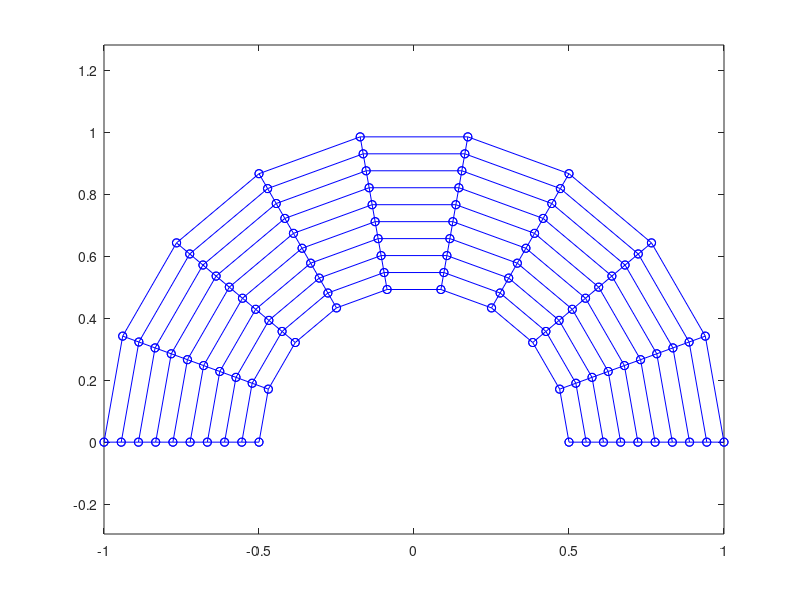

Reproduce this figure in MATLAB. (Note: this script raises an error after producing the figure.)
%% Homework 5, Part 2
clc; close all; clear all;

%% Study error
sample_grd_spacing = 50;
nt_arr = linspace(10,100,sample_grd_spacing);
error_arr = zeros(sample_grd_spacing);
for grd_spacing = 1:sample_grd_spacing

    %% Create half annulus
    nr = 10; %nt = 30;
    nt = nt_arr(grd_spacing);
    [r,theta] = meshgrid(linspace(0.5,1,nr),linspace(0,pi,nt));
    x = r.*cos(theta); y = r.*sin(theta);
    % [X,Y] = meshgrid(x,y);

    plot(x,y,'b-o',x',y','b-o'), axis equal
%     hold on
    %% Iterate over elements on grid
    % Note: We take the small elements on the rs grid as the new element on xy
    %             Call the discretization of one element a subelement
    A_tot = 0;
    n_sub_elems = 10;
    for i = 1:nt-1
        for j = 1:nr-1
            % Define corners
            ul_x = x(i,j);
            ur_x = x(i,j+1);
            ll_x = x(i+1,j);
            lr_x = x(i+1,j+1);
            xp = [ll_x lr_x ur_x ul_x];

            ul_y = y(i,j);
            ur_y = y(i,j+1);
            ll_y = y(i+1,j);
            lr_y = y(i+1,j+1);
            yp = [ll_y lr_y ur_y ul_y];

    %         % Visualize element being plotted
    %         scatter(xp, yp, 50, 'g', 'filled')

            % Pull discretization info
            [x_pts, y_pts, jac_arr, dA_arr] = rs2xy(xp,yp,n_sub_elems);

            % Add to total area
            A_tot = A_tot + sum(sum(dA_arr,1),2);
        end
    end

%     disp(A_tot)
    error_arr(grd_spacing) = 3/8*pi - A_tot;
end

figure
plot(nt_arr, error_arr)
hold on
plot(linspace(10,100), linspace(10,100).^(-2), '--')